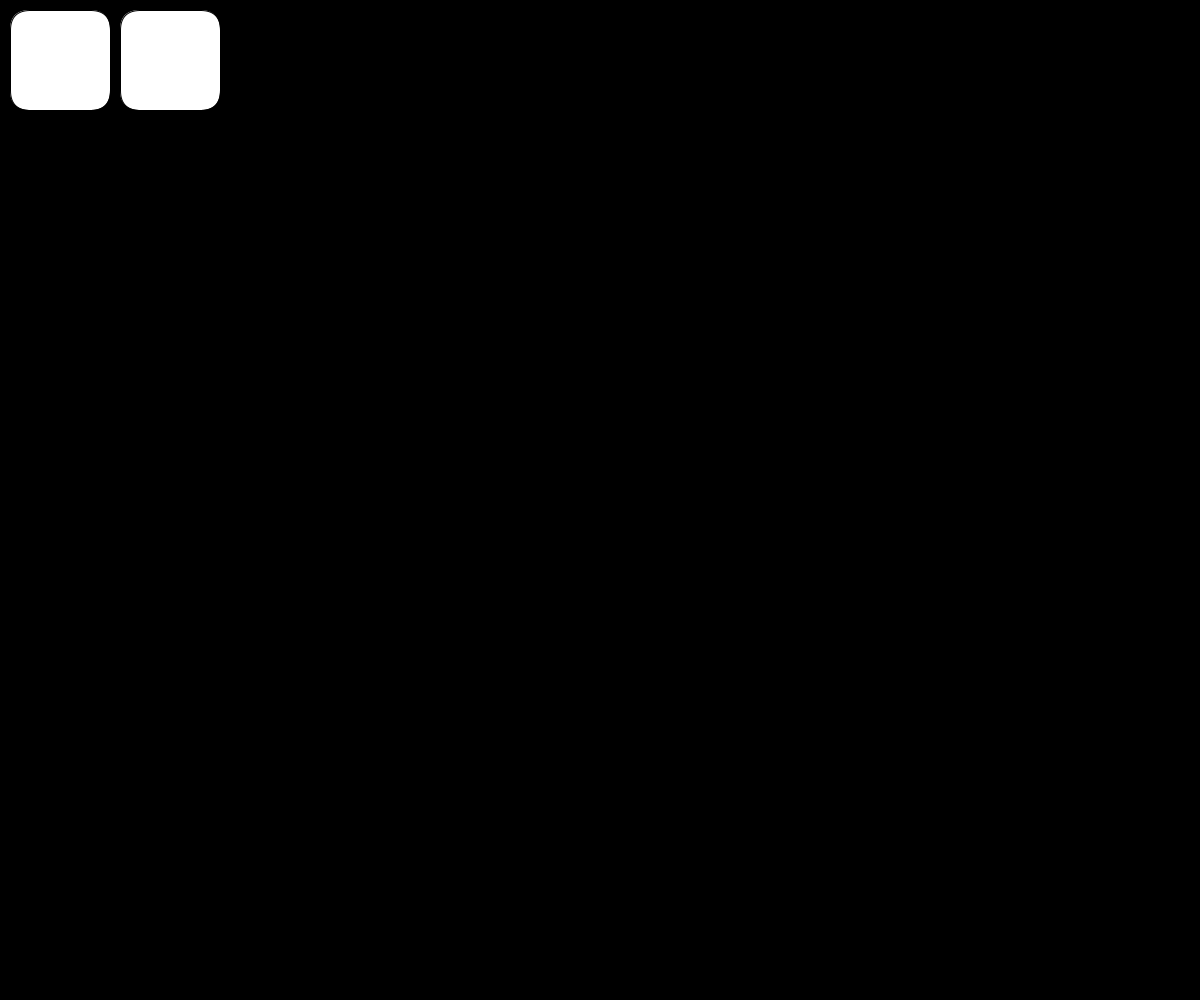
Frame 1 (no input)
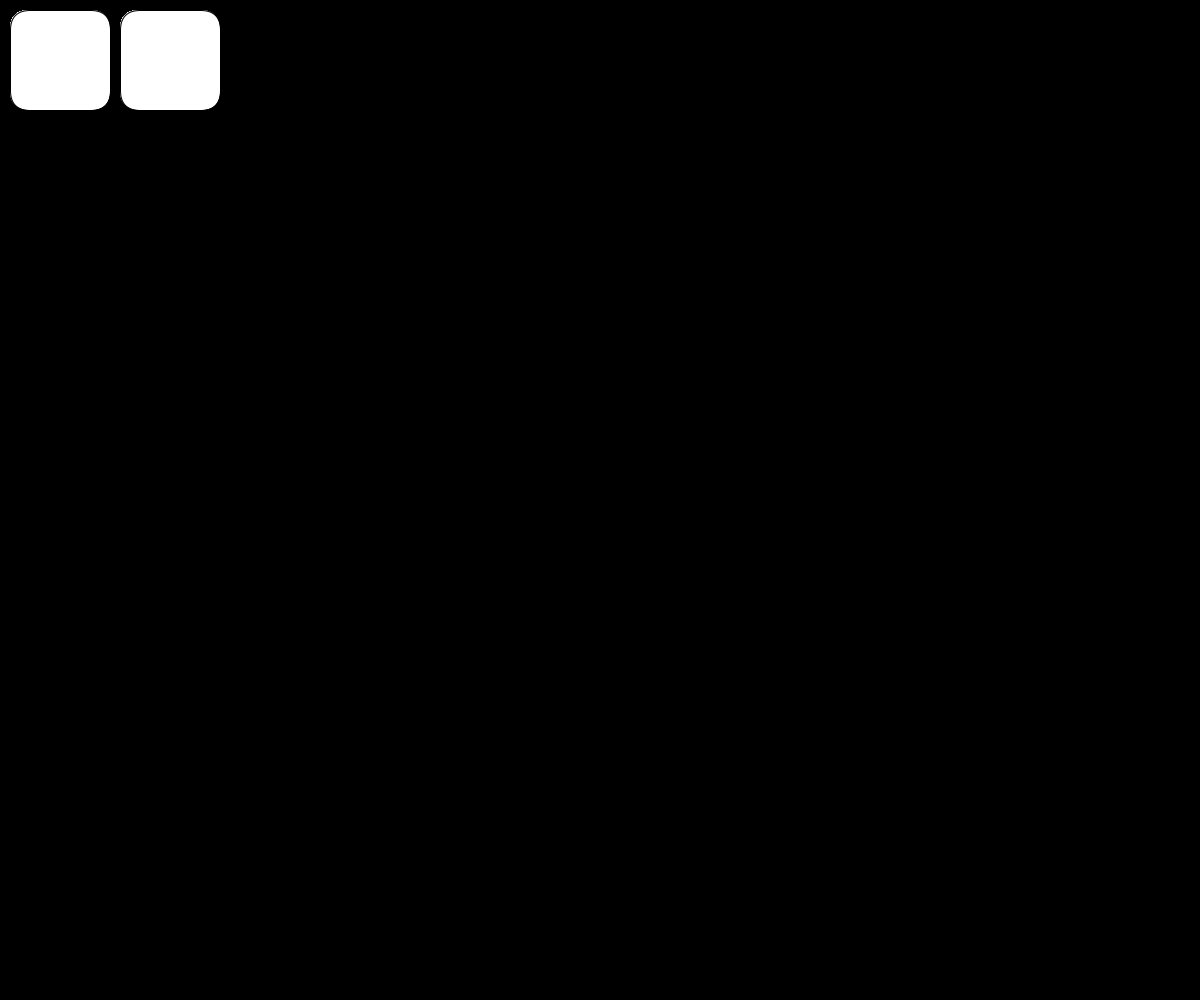
Frame 60 (the mouse pressed at the canvas centre just before this capture)
Frame 120 (the mouse held since frame 60 and released just before this capture): identical to frame 60, image omitted

The Processing sketch that drew these frames (run headless with seeded random() and noise(); from frame 60 on, the mouse is pressed at the canvas centre):

// Processing sketch: StartScreenProject
// ── StartScreenProject.pde
Paint p = new Paint();
StartScreen s = new StartScreen();

void setup() {
  size(1200, 1000);
  frameRate(2147483647);
  background(0);
}

void draw() {
  if (p.paintOn == true) {
    p.menu();
    p.display();
    p.colorsel();
  } else {
    s.GUI();
    s.menu();
  }
}
// ── Paint.pde
class Paint {

  //Boolean To Check If Paint Is On
  boolean paintOn;

  // RGBColor & Diameter for Drawing Ellipse
  int rColor;
  int gColor;
  int bColor;
  float diameter = 20;

  void display() {
    if (mouseX > 1130 && mouseX < 1270 && mouseY > 0 && mouseY < 20 && paintOn == true) {
      noFill();
    }
    if (mousePressed && mouseX>100 && paintOn == true) {
      stroke(rColor, gColor, bColor);
      fill(rColor, gColor, bColor);
      ellipse(mouseX, mouseY, diameter, diameter);
    }
  }

  void colorsel() {
    if (mousePressed && paintOn == true) {
      // +
      if (mouseX<100 && mouseX > 0 && mouseY < 100 && mouseY > 0 && paintOn == true) {
        diameter += 1;
      }

      // - 
      if (mouseX<100 && mouseX > 0 && mouseY < 200 && mouseY > 100 && paintOn == true) {
        diameter -= 1;
      }

      // 3rd Rectangle
      if (mouseX<100 && mouseX > 0 && mouseY < 300 && mouseY > 200 && paintOn == true) {
        rColor = 255;
        gColor = 0;
        bColor = 0;

        rSq3 = 255;
        gSq3 = 100;
        bSq3 = 100;
      } else {
        rSq3 = 255;
        gSq3 = 0;
        bSq3 = 0;
      }

      // 4th Rectangle
      if (mouseX<100 && mouseX > 0 && mouseY < 400 && mouseY > 300 && paintOn == true) {
        rColor = 0;
        gColor = 255;
        bColor = 0;

        rSq4 = 100;
        gSq4 = 255;
        bSq4 = 100;
      } else {
        rSq4 = 0;
        gSq4 = 255;
        bSq4 = 0;
      }

      // 5th Rectangle
      if (mouseX<100 && mouseX > 0 && mouseY < 500 && mouseY > 400 && paintOn == true) {
        rColor = 0;
        gColor = 0;
        bColor = 255;

        rSq5 = 100;
        gSq5 = 100;
        bSq5 = 255;
      } else {
        rSq5 = 0;
        gSq5 = 0;
        bSq5 = 255;
      }

      // 6th Rectangle
      if (mouseX<100 && mouseX > 0 && mouseY < 600 && mouseY > 500 && paintOn == true) {
        rColor = 255;
        gColor = 255;
        bColor = 0;

        rSq6 = 220;
        gSq6 = 220;
        bSq6 = 0;
      } else {
        rSq6 = 255;
        gSq6 = 255;
        bSq6 = 0;
      }

      // 7th Rectangle
      if (mouseX<100 && mouseX > 0 && mouseY < 700 && mouseY > 600 && paintOn == true) {
        rColor = 0;
        gColor = 255;
        bColor = 255;

        rSq7 = 0;
        gSq7 = 220;
        bSq7 = 220;
      } else {
        rSq7 = 0;
        gSq7 = 255;
        bSq7 = 255;
      }

      // 8th Rectangle
      if (mouseX<100 && mouseX > 0 && mouseY < 800 && mouseY > 700 && paintOn == true) {
        rColor = 255;
        gColor = 0;
        bColor = 255;

        rSq8 = 220;
        gSq8 = 0;
        bSq8 = 220;
      } else {
        rSq8 = 255;
        gSq8 = 0;
        bSq8 = 255;
      }

      // 9th Rectangle
      if (mouseX<100 && mouseX > 0 && mouseY < 900 && mouseY > 800 && paintOn == true) {
        rColor = 255;
        gColor = 255;
        bColor = 255;

        rSq9 = 220;
        gSq9 = 220;
        bSq9 = 220;
      } else {
        rSq9 = 255;
        gSq9 = 255;
        bSq9 = 255;
      }

      // 10th Rectangle
      if (mouseX<100 && mouseX > 0 && mouseY < 1000 && mouseY > 900 && paintOn == true) {
        rColor = 0;
        gColor = 0;
        bColor = 0;

        rSq10 = 20;
        gSq10 = 20;
        bSq10 = 20;
      } else {
        rSq10 = 0;
        gSq10 = 0;
        bSq10 = 0;
      }
    }
  }

  // Rectangle Length & Width
  float LW = 100;
  float LW2 = 20;

  // 1st Rectangle & Colors
  float x0 = 0;
  float y0 = 0;

  int rSq1 = 255;
  int gSq1 = 255;
  int bSq1 = 255;

  // 2nd Rectangle & Colors
  float x1 = 0;
  float y1 = 100;

  int rSq2 = 255;
  int gSq2 = 255;
  int bSq2 = 255;

  // 3rd Rectangle & Colors
  float x2 = 0;
  float y2 = 200;

  int rSq3 = 255;
  int gSq3 = 0;
  int bSq3 = 0;

  // 4th Rectangle & Colors
  float x3 = 0;
  float y3 = 300;

  int rSq4 = 0;
  int gSq4 = 255;
  int bSq4 = 0;

  // 5th Rectangle & Colors
  float x4 = 0;
  float y4 = 400;

  int rSq5 = 0;
  int gSq5 = 0;
  int bSq5 = 255;

  // 6th Rectangle & Colors
  float x5 = 0;
  float y5 = 500;

  int rSq6 = 255;
  int gSq6 = 255;
  int bSq6 = 0;

  // 7th Rectangle & Colors
  float x6 = 0;
  float y6 = 600;

  int rSq7 = 0;
  int gSq7 = 255;
  int bSq7 = 255;

  // 8th Rectangle & Colors
  float x7 = 0;
  float y7 = 700;

  int rSq8 = 255;
  int gSq8 = 0;
  int bSq8 = 255;

  // 9th Rectangle & Colors
  float x8 = 0;
  float y8 = 800;

  int rSq9 = 255;
  int gSq9 = 255;
  int bSq9 = 255;

  // 10th Rectangle & Colors
  float x9 = 0;
  float y9 = 899;

  int rSq10 = 0;
  int gSq10 = 0;
  int bSq10 = 0;

  // Restart Button
  float x10 = 1150;
  float y10 = 0;

  int rSqRestart = 255;
  int gSqRestart = 255;
  int bSqRestart = 255;

  //Reset Diameter
  float x11 = 1130;
  float y11 = 0;

  int rSqResetD = 255;
  int gSqResetD = 255;
  int bSqResetD = 255;

  void menu() {
    //Text Size for + & -
    textSize(100);

    // 1st Rectangle
    stroke(0);
    fill(rSq1, gSq1, bSq1);
    rect(x0, y0, LW, LW);

    fill(0);
    text("+", 10, 80);

    // 2nd Rectangle
    stroke(0);
    fill(rSq2, gSq2, bSq2);
    rect(x1, y1, LW, LW);

    fill(0);
    text("-", 23, 180);

    // 3rd Rectangle
    stroke(0);
    fill(rSq3, gSq3, bSq3);
    rect(x2, y2, LW, LW);

    // 4th Rectangle
    stroke(0);
    fill(rSq4, gSq4, bSq4);
    rect(x3, y3, LW, LW);

    // 5th Rectangle
    stroke(0);
    fill(rSq5, gSq5, bSq5);
    rect(x4, y4, LW, LW);

    // 6th Rectangle
    stroke(0);
    fill(rSq6, gSq6, bSq6);
    rect(x5, y5, LW, LW);

    // 7th Rectangle
    stroke(0);
    fill(rSq7, gSq7, bSq7);
    rect(x6, y6, LW, LW);

    // 8th Rectangle
    stroke(0);
    fill(rSq8, gSq8, bSq8);
    rect(x7, y7, LW, LW);

    // 9th Rectangle
    stroke(0);
    fill(rSq9, gSq9, bSq9);
    rect(x8, y8, LW, LW);

    // 10th Rectangle
    stroke(0);
    fill(rSq10, gSq10, bSq10);
    rect(x9, y9, LW, LW);

    //Restart Button
    stroke(0);
    fill(rSqRestart, gSqRestart, bSqRestart, 150);
    rect(x10, y10, LW2, LW2);

    //Reset Diameter
    stroke(0);
    fill(rSqResetD, gSqResetD, bSqResetD, 150);
    rect(x11, y11, LW2, LW2);
  }
}
// ── StartScreen.pde
class StartScreen {
  //Logo's X, Y Coordinates & Length/Width of the Logo
  float paintLogoX = 10;
  float paintLogoY = 10;
  float otherLogoX = 120;
  float otherLogoY = 10;
  float LW = 100;
  float margin = 20;
  
  void GUI() {
    //Logo's Background
    rect(paintLogoX,paintLogoY,LW,LW,margin);
    rect(otherLogoX,otherLogoY,LW,LW,margin);
  }
  
  void menu() {
    //Checks if the Logo's are clicked.
    if(mouseX > 10 && mouseX < 110 && mouseY > 10 && mouseY < 110 && mousePressed){
      p.paintOn = true;
    }
  }
}
// ── mouseClicked.pde
void mouseClicked() {
  //Reset Drawing
  if(mouseX > 1150 && mouseX < 1200 && mouseY > 0 && mouseY < 20) {
    background(255);
  }
  
  //Deset Diameter
  if(mouseX > 1130 && mouseX < 1150 && mouseY > 0 && mouseY < 20) {
    p.diameter = 20;
  }
  
  //Open Paint (Changing Background
  if(mouseX > 10 && mouseX < 110 && mouseY > 10 && mouseY < 110 && p.paintOn == false) {
    background(255);
    p.paintOn = true;
  }
}
